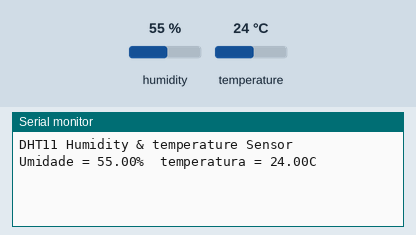
Recording of a sketch running on a simulated Arduino Uno, built with avr-gcc and run on an emulated ATmega328P. Parts: the last lines printed to the serial monitor. The test bench sets the inputs (shaded band); at power-on: humidity 55 %, temperature 24 °C.

Above: at 2.7 s.
2.8 s: humidity set to 22 %
At 4.3 s:
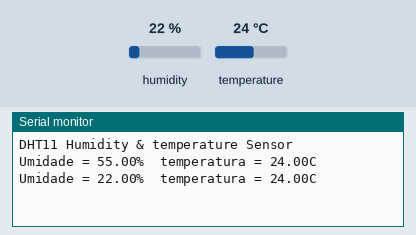
5.5 s: temperature set to 12 °C
At 6.7 s:
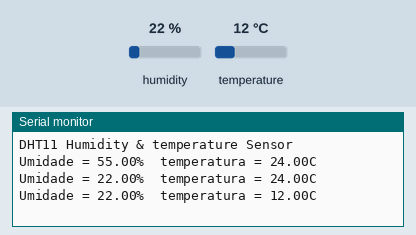
8.2 s: humidity set to 40 %
At 10.3 s:
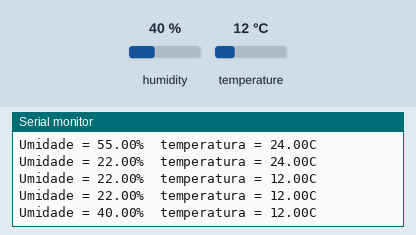
Timing chart, 0 to 11.8 s (numbered marks = the images above; inputs shaded):
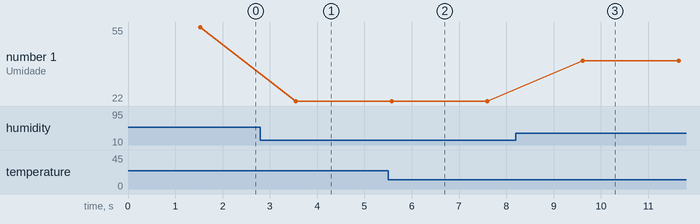

The sketch:

temperatura_e_umidade.ino
```cpp
#include <dht.h>


#define pino_sensor A0 // pino anologico

dht DHT;

void setup(){

  Serial.begin(9600);
  delay(500);//Delay do reboot
  Serial.println("DHT11 Humidity & temperature Sensor\n\n");
  delay(1000);//espera para ver o sensor

}//end "setup()"

void loop(){


    DHT.read11(pino_sensor);

    Serial.print("Umidade = ");
    Serial.print(DHT.humidity);
    Serial.print("%  ");
    Serial.print("temperatura = ");
    Serial.print(DHT.temperature);
    Serial.println("C  ");

    delay(2000);//Espera por 2 seguntos até medir novamente, é recomendado a ser no minimo 2seg

}// end loop(
```

Measured:
- after the input at 2.8 s, the serial monitor: prints a new line after 0.75 s (image 1)
- after the input at 5.5 s, the serial monitor: prints a new line after 0.07 s (image 2)
- after the input at 8.2 s, the serial monitor: prints a new line after 1.4 s (image 3)
- plotted number 1: 55 → 22 after the input at 2.8 s, 22 → 40 after the input at 8.2 s
